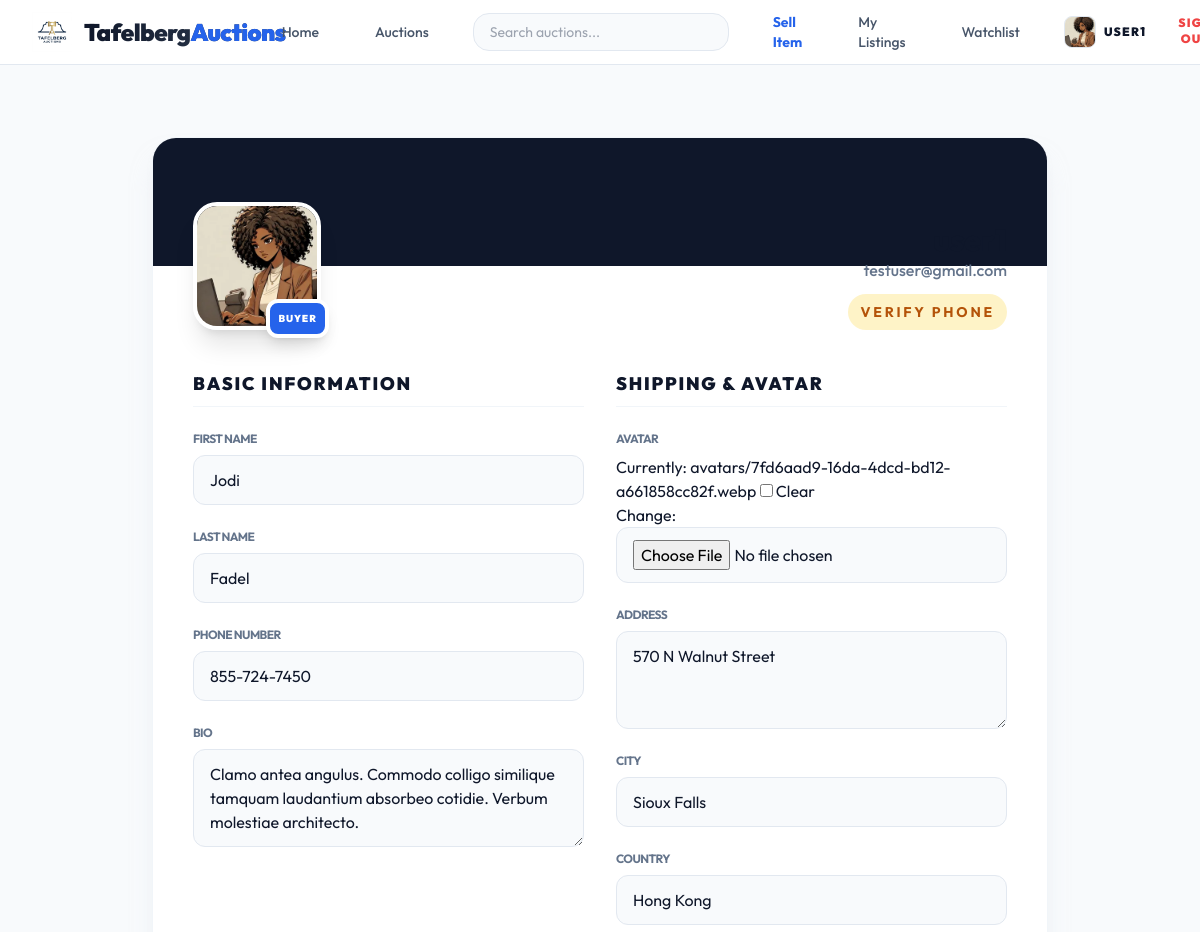
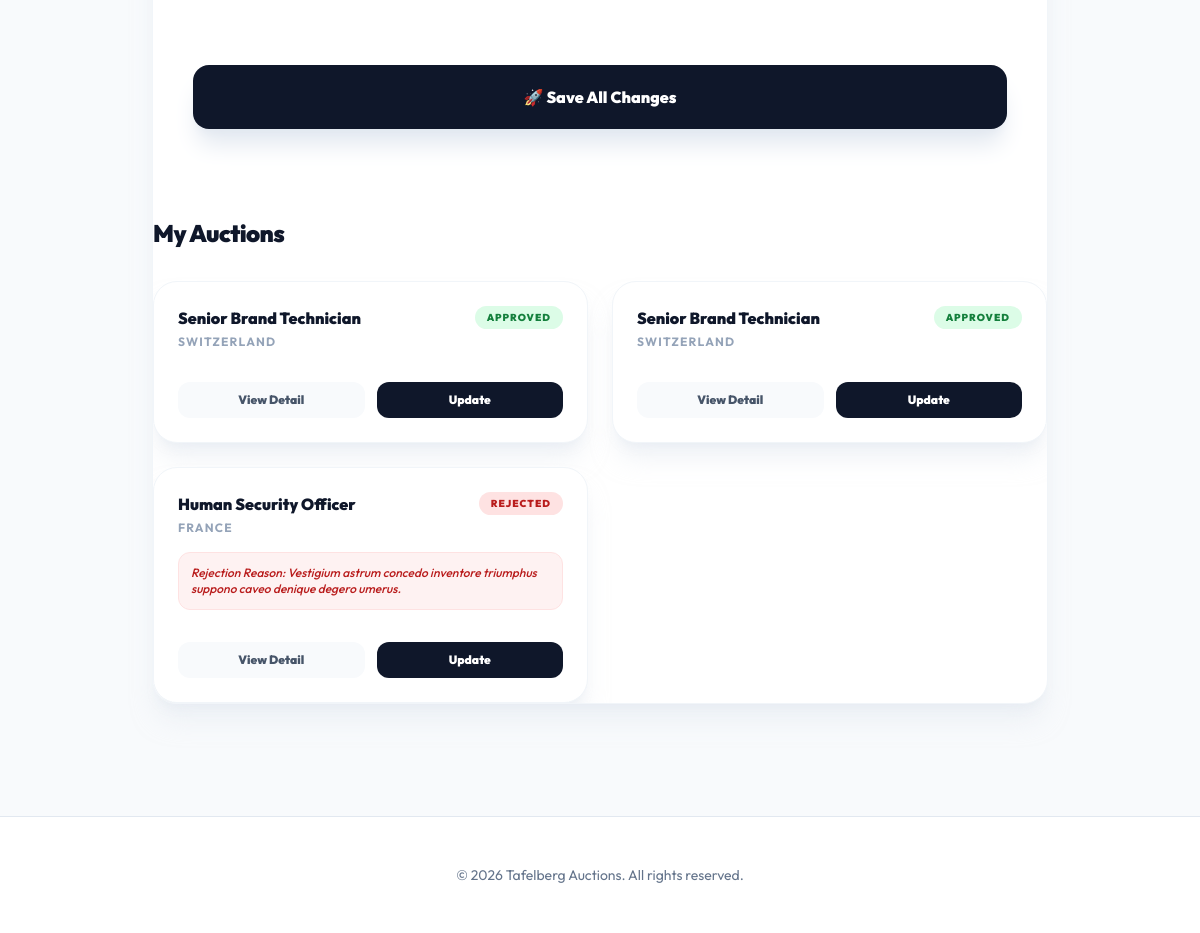
The app's page /accounts/profile/ (signed in) with its own data (2 pictures, top to bottom).
### apps/accounts/models.py (models this page shows, shortened)
class User(AbstractUser):
    is_seller = models.BooleanField(default=False)
    is_buyer = models.BooleanField(default=True)
    phone_number = models.CharField(max_length=15, blank=True, null=True)
    phone_verified = models.BooleanField(default=False)
    bio = models.TextField(max_length=500, blank=True)
    class Meta:
        verbose_name = 'User'
        verbose_name_plural = 'Users'

class Profile(models.Model):
    user = models.OneToOneField(User, on_delete=models.CASCADE, related_name='profile')
    avatar = models.ImageField(upload_to='avatars/', blank=True, null=True)
    address = models.TextField(blank=True)
    city = models.CharField(max_length=100, blank=True)
    country = models.CharField(max_length=100, blank=True)
    verified = models.BooleanField(default=False)

### apps/auctions/models.py (models this page shows, shortened)
class Listing(models.Model):
    seller = models.ForeignKey(settings.AUTH_USER_MODEL, on_delete=models.CASCADE, related_name='listings')
    title = models.CharField(max_length=200)
    description = models.TextField()
    starting_bid = models.DecimalField(max_digits=12, decimal_places=2)
    current_bid = models.DecimalField(max_digits=12, decimal_places=2, null=True, blank=True)
    image = models.ImageField(upload_to='listings/', blank=True, null=True)
    category = models.CharField(
        max_length=50,
        choices=CategoryChoices.choices,
        default=CategoryChoices.OTHER
    )
    deposit_required = models.BooleanField(default=False)
    deposit_amount = models.DecimalField(max_digits=12, decimal_places=2, null=True, blank=True)
    escrow_hold = models.BooleanField(default=True)
    start_time = models.DateTimeField(default=timezone.now)
    end_time = models.DateTimeField()
    is_active = models.BooleanField(default=True)
    notified_ending_soon = models.BooleanField(default=False)
    created_at = models.DateTimeField(auto_now_add=True)

### apps/moderation/models.py (models this page shows, shortened)
class ListingApproval(models.Model):
    listing = models.OneToOneField(Listing, on_delete=models.CASCADE, related_name='approval')
    moderator = models.ForeignKey(settings.AUTH_USER_MODEL, on_delete=models.SET_NULL, null=True, blank=True)
    status = models.CharField(max_length=20, choices=[
        ('pending', 'Pending Approval'),
        ('approved', 'Approved'),
        ('rejected', 'Rejected'),
    ], default='pending')
    rejection_reason = models.TextField(blank=True, null=True)
    reviewed_at = models.DateTimeField(null=True, blank=True)
    created_at = models.DateTimeField(auto_now_add=True)

### apps/accounts/views.py (the view)
# urls.py: path('profile/', views.profile_view, name='profile'),
@login_required
def profile_view(request):
    user_listings = Listing.objects.filter(seller=request.user).order_by('-created_at')
    if request.method == 'POST':
        old_phone = request.user.phone_number
        u_form = UserUpdateForm(request.POST, instance=request.user)
        p_form = ProfileForm(request.POST, request.FILES, instance=request.user.profile)
        if u_form.is_valid() and p_form.is_valid():
            user = u_form.save(commit=False)
            if user.phone_number != old_phone:
                user.phone_verified = False
            user.save()
            p_form.save()
            if user.phone_number != old_phone and user.phone_number:
                try:
                    create_phone_otp(user)
                    messages.info(request, 'Phone number updated. A new verification code has been sent.')
                except Exception:
                    messages.error(request, 'Failed to send new verification code. Please try again later.')
            else:
                messages.success(request, 'Your profile has been updated!')
            return redirect('profile')
    else:
        u_form = UserUpdateForm(instance=request.user)
        p_form = ProfileForm(instance=request.user.profile)
    return render(request, 'accounts/profile.html', {
        'u_form': u_form,
        'p_form': p_form,
        'user_listings': user_listings
    })

### apps/accounts/forms.py
class UserUpdateForm(forms.ModelForm):
    class Meta:
        model = User
        fields = ('first_name', 'last_name', 'phone_number', 'bio')
        widgets = {
            'bio': forms.Textarea(attrs={'rows': '3'}),
        }
    def __init__(self, *args, **kwargs):
        super().__init__(*args, **kwargs)
        for field in self.fields:
            self.fields[field].widget.attrs.update({
                'class': 'block w-full px-4 py-3 rounded-xl border border-slate-200 focus:ring-2 focus:ring-blue-600 focus:border-transparent transition-all outline-none bg-slate-50'
            })

class ProfileForm(forms.ModelForm):
    class Meta:
        model = Profile
        fields = ('avatar', 'address', 'city', 'country')
        widgets = {
            'address': forms.Textarea(attrs={'rows': '3'}),
        }
    def __init__(self, *args, **kwargs):
        super().__init__(*args, **kwargs)
        for field in self.fields:
            self.fields[field].widget.attrs.update({
                'class': 'block w-full px-4 py-3 rounded-xl border border-slate-200 focus:ring-2 focus:ring-blue-600 focus:border-transparent transition-all outline-none bg-slate-50'
            })

### apps/auctions/templatetags/auctions_extras.py (called while the page is built)
@register.filter(name='has_group')
def has_group(user, group_name):
    if not user.is_authenticated:
        return False
    return user.groups.filter(name=group_name).exists()

### templates/accounts/profile.html (shortened to what this page needs)
{% extends "base.html" %}
{% block content %}
<div class="max-w-4xl mx-auto mt-10">
    <div class="bg-white rounded-3xl border border-slate-100 shadow-xl shadow-slate-200/50 overflow-hidden">
        <div class="bg-slate-900 h-32 relative"></div>
        <div class="px-10 pb-10">
            <div class="relative flex justify-between items-end -mt-16 mb-10">
                 <div class="relative">
                    {% if user.profile.avatar %}
                        <img src="{{ user.profile.avatar.url }}" class="w-32 h-32 rounded-3xl border-4 border-white shadow-xl object-cover">
                    {% else %}
                        <div class="w-32 h-32 rounded-3xl border-4 border-white shadow-xl bg-slate-100 flex items-center justify-center text-4xl font-black text-slate-300">
                             {{ user.username|slice:":1"|upper }}
                        </div>
                    {% endif %}
                    <div class="absolute -bottom-2 -right-2 bg-blue-600 text-white p-2 rounded-xl border-4 border-white shadow-lg text-[10px] font-black uppercase tracking-widest">
                        {% if user.is_seller %}Seller{% else %}Buyer{% endif %}
                    </div>
                 </div>
                 <div class="text-right">
                     <h2 class="text-3xl font-black text-slate-900">{{ user.username }}</h2>
                     <p class="text-slate-500 font-medium">{{ user.email }}</p>
                     <div class="mt-3 inline-flex items-center gap-2 text-sm font-bold uppercase tracking-[0.2em]">
                         {% if user.phone_verified %}
                             <span class="inline-flex items-center gap-2 rounded-full bg-emerald-100 text-emerald-700 px-3 py-2">✔ Phone Verified</span>
                         {% else %}
                             <a href="{% url 'verify_phone' %}" class="inline-flex items-center gap-2 rounded-full bg-amber-100 text-amber-700 px-3 py-2 hover:bg-amber-200 transition-all">Verify Phone</a>
                         {% endif %}
                     </div>
                 </div>
            </div>
            <form method="POST" enctype="multipart/form-data" class="grid grid-cols-1 md:grid-cols-2 gap-8">
                <div class="space-y-6">
                    <h3 class="text-lg font-black text-slate-900 uppercase tracking-widest text-[10px] border-b border-slate-100 pb-2">Basic Information</h3>
                    {% for field in u_form %}
                        <div>
                             <label class="block text-xs font-bold text-slate-500 mb-2 uppercase tracking-tighter">{{ field.label }}</label>
                             {{ field }}
                        </div>
                    {% endfor %}
                </div>
                <div class="space-y-6">
                    <h3 class="text-lg font-black text-slate-900 uppercase tracking-widest text-[10px] border-b border-slate-100 pb-2">Shipping & Avatar</h3>
                    {% for field in p_form %}
                        <div>
                             <label class="block text-xs font-bold text-slate-500 mb-2 uppercase tracking-tighter">{{ field.label }}</label>
                             {{ field }}
                        </div>
                    {% endfor %}
                </div>
                <div class="md:col-span-2 pt-10">
                    <button type="submit" class="w-full bg-slate-900 hover:bg-slate-800 text-white font-black py-5 rounded-2xl shadow-xl shadow-slate-200 transition-all hover:-translate-y-1 active:scale-[0.98]">
                        🚀 Save All Changes
                    </button>
                </div>
            </form>
    </div>
    <div class="mt-12">
        <h3 class="text-2xl font-black text-slate-900 mb-8 tracking-tight">My Auctions</h3>
        {% if user_listings %}
            <div class="grid grid-cols-1 md:grid-cols-2 gap-6">
                {% for listing in user_listings %}
                    <div class="bg-white p-6 rounded-3xl border border-slate-100 shadow-xl shadow-slate-200/50 flex flex-col">
                        <div class="flex items-start justify-between mb-4">
                            <div>
                                <h4 class="font-black text-slate-900 line-clamp-1">{{ listing.title }}</h4>
                                <p class="text-slate-400 text-xs font-bold uppercase tracking-widest mt-1">{{ listing.category }}</p>
                            </div>
                            <span class="px-3 py-1 rounded-full text-[10px] font-black uppercase tracking-widest
                                {% if listing.is_active %}bg-green-100 text-green-700
                                {% elif listing.approval.status == 'rejected' %}bg-red-100 text-red-700
                                {% else %}bg-yellow-100 text-yellow-700{% endif %}">
                                {% if listing.is_active %}Approved
                                {% elif listing.approval.status == 'rejected' %}Rejected
                                {% else %}Pending Approval{% endif %}
                            </span>
                        </div>
                        {% if listing.approval.status == 'rejected' %}
                            <div class="mb-4 p-3 bg-red-50 rounded-xl border border-red-100">
                                <p class="text-red-700 text-xs italic font-medium">Rejection Reason: {{ listing.approval.rejection_reason }}</p>
                            </div>
                        {% endif %}
                        <div class="mt-auto pt-4 flex space-x-3">
                            <a href="{% url 'listing_detail' listing.id %}" class="flex-1 bg-slate-50 hover:bg-slate-100 text-slate-600 py-2.5 rounded-xl text-center text-xs font-black transition-all">View Detail</a>
                            <a href="{% url 'listing_update' listing.id %}" class="flex-1 bg-slate-900 hover:bg-slate-800 text-white py-2.5 rounded-xl text-center text-xs font-black transition-all">Update</a>
                        </div>
                    </div>
                {% endfor %}
            </div>
        {% endif %}
    </div>
</div>
{% endblock %}

### templates/base.html (shortened to what this page needs)
{% load static auctions_extras %}
<!DOCTYPE html>
<html lang="en">
<head>
    <script src="https://cdn.tailwindcss.com"></script>
</head>
<body class="bg-slate-50 text-slate-900" hx-boost="true">
    <nav class="bg-white border-b border-slate-200 sticky top-0 z-50">
        <div class="max-w-7xl mx-auto px-4 sm:px-6 lg:px-8">
            <div class="flex justify-between h-16">
                <div class="flex items-center">
                    <a href="{% url 'listing_list' %}" class="flex items-center space-x-3 group">
                        <img src="{% static 'img/logo.png' %}" alt="Tafelberg Auctions" class="w-10 h-10 object-contain group-hover:scale-110 transition-transform duration-300">
                        <span class="text-2xl font-black bg-gradient-to-r from-slate-900 to-slate-700 bg-clip-text text-transparent tracking-tight">
                            Tafelberg<span class="text-blue-600">Auctions</span>
                        </span>
                    </a>
                </div>
                <div class="hidden sm:ml-6 sm:flex sm:items-center space-x-8">
                    <a href="{% url 'listing_list' %}" class="text-slate-600 hover:text-blue-600 px-3 py-2 text-sm font-medium transition-colors">Home</a>
                    <a href="{% url 'listing_list' %}" class="text-slate-600 hover:text-blue-600 px-3 py-2 text-sm font-medium transition-colors">Auctions</a>
                    <div class="relative hidden lg:block">
                        <form action="{% url 'listing_list' %}" method="get" class="flex items-center space-x-2">
                            <input id="global-search-input" name="q" type="search" placeholder="Search auctions..." autocomplete="off"
                                   class="w-64 px-4 py-2 rounded-2xl border border-slate-200 focus:ring-2 focus:ring-blue-600 focus:border-transparent transition-all outline-none bg-slate-50 text-sm"
                                   hx-get="{% url 'search_suggestions' %}"
                                   hx-trigger="keyup changed delay:250ms from:#global-search-input"
                                   hx-target="#search-suggestions"
                                   hx-swap="innerHTML" />
                        </form>
                    </div>
                    {% if user.is_authenticated %}
                        <a href="{% url 'listing_create' %}" class="text-blue-600 hover:text-blue-700 px-3 py-2 text-sm font-bold transition-colors">Sell Item</a>
                        <a href="{% url 'my_listings' %}" class="text-slate-600 hover:text-blue-600 px-3 py-2 text-sm font-medium transition-colors">My Listings</a>
                        <a href="{% url 'watchlist' %}" class="text-slate-600 hover:text-blue-600 px-3 py-2 text-sm font-medium transition-colors">Watchlist</a>
                        <a href="{% url 'profile' %}" class="flex items-center space-x-2 group">
                             <div class="w-8 h-8 rounded-lg bg-slate-100 flex items-center justify-center text-slate-400 font-black group-hover:bg-blue-600 group-hover:text-white transition-all overflow-hidden border border-slate-200">
                                 {% if user.profile.avatar %}
                                     <img src="{{ user.profile.avatar.url }}" class="w-full h-full object-cover">
                                 {% else %}
                                     {{ user.username|slice:":1"|upper }}
                                 {% endif %}
                             </div>
                             <span class="text-xs font-black text-slate-900 uppercase tracking-widest hidden md:block">{{ user.username }}</span>
                        </a>
                        <form action="{% url 'logout' %}" method="post" class="inline">
                            <button type="submit" class="text-xs font-black text-red-500 uppercase tracking-widest hover:text-red-600 transition-colors">Sign Out</button>
                        </form>
                    {% endif %}
                </div>
            </div>
        </div>
    </nav>
    <main class="max-w-7xl mx-auto px-4 sm:px-6 lg:px-8 py-8">
        {% block content %}{% endblock %}
    </main>
    <footer class="bg-white border-t border-slate-200 mt-20">
        <div class="max-w-7xl mx-auto px-4 py-12 sm:px-6 lg:px-8">
            <p class="text-center text-slate-500 text-sm">
                &copy; 2026 Tafelberg Auctions. All rights reserved.
            </p>
        </div>
    </footer>
</body>
</html>

### templates/base.html (style rules this page uses)
body { font-family: 'Outfit', sans-serif; }

### records on screen
User: profile.avatar (picture), username "USER1", email "testuser@gmail.com", u_form "Jodi" "Fadel" "855-724-7450" "Clamo antea angulus. Commodo colligo similique tamquam laudantium absorbeo cotidie. Verbum molestiae architecto."
Profile: p_form "570 N Walnut Street" "Sioux Falls" "Hong Kong"
Listing: title "Senior Brand Technician", category "SWITZERLAND", is_active "APPROVED"
Listing: title "Senior Brand Technician", category "SWITZERLAND", is_active "APPROVED"
Listing: title "Human Security Officer", category "FRANCE", is_active "REJECTED", approval.rejection_reason "Vestigium astrum concedo inventore triumphus suppono caveo denique degero umerus."

### other values on screen
{{ field.label }} "FIRST NAME" "LAST NAME" "PHONE NUMBER" "BIO"
{{ field.label }} "AVATAR" "ADDRESS" "CITY" "COUNTRY"
